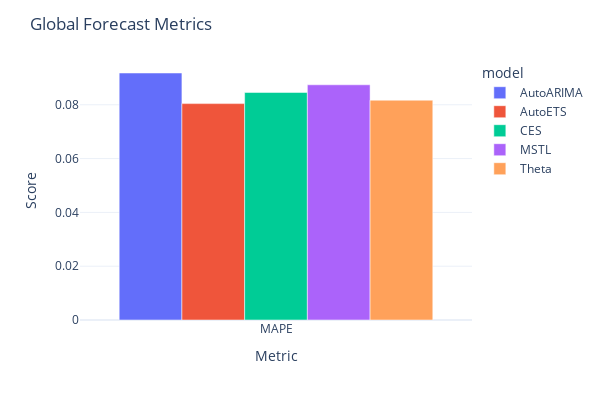

Notebook code for this chart:
### Code cell
list_metrics = ["MAPE"]
plot_global_scores(scores_df=scores_df, list_metrics=list_metrics)

### Figure 1 — Plotly figure (JSON) as saved in the notebook; plotly's stock layout.template omitted (floating-point values rounded to 4 significant figures)
{"data": [{"alignmentgroup": "True", "hovertemplate": "model=AutoARIMA<br>metric_name=%{x}<br>metric_value=%{y}<extra></extra>", "legendgroup": "AutoARIMA", "marker": {"color": "#636efa", "pattern": {"shape": ""}}, "name": "AutoARIMA", "offsetgroup": "AutoARIMA", "orientation": "v", "showlegend": true, "textposition": "auto", "type": "bar", "x": ["MAPE"], "xaxis": "x", "y": [0.09181], "yaxis": "y"}, {"alignmentgroup": "True", "hovertemplate": "model=AutoETS<br>metric_name=%{x}<br>metric_value=%{y}<extra></extra>", "legendgroup": "AutoETS", "marker": {"color": "#EF553B", "pattern": {"shape": ""}}, "name": "AutoETS", "offsetgroup": "AutoETS", "orientation": "v", "showlegend": true, "textposition": "auto", "type": "bar", "x": ["MAPE"], "xaxis": "x", "y": [0.08043], "yaxis": "y"}, {"alignmentgroup": "True", "hovertemplate": "model=CES<br>metric_name=%{x}<br>metric_value=%{y}<extra></extra>", "legendgroup": "CES", "marker": {"color": "#00cc96", "pattern": {"shape": ""}}, "name": "CES", "offsetgroup": "CES", "orientation": "v", "showlegend": true, "textposition": "auto", "type": "bar", "x": ["MAPE"], "xaxis": "x", "y": [0.08459], "yaxis": "y"}, {"alignmentgroup": "True", "hovertemplate": "model=MSTL<br>metric_name=%{x}<br>metric_value=%{y}<extra></extra>", "legendgroup": "MSTL", "marker": {"color": "#ab63fa", "pattern": {"shape": ""}}, "name": "MSTL", "offsetgroup": "MSTL", "orientation": "v", "showlegend": true, "textposition": "auto", "type": "bar", "x": ["MAPE"], "xaxis": "x", "y": [0.08743], "yaxis": "y"}, {"alignmentgroup": "True", "hovertemplate": "model=Theta<br>metric_name=%{x}<br>metric_value=%{y}<extra></extra>", "legendgroup": "Theta", "marker": {"color": "#FFA15A", "pattern": {"shape": ""}}, "name": "Theta", "offsetgroup": "Theta", "orientation": "v", "showlegend": true, "textposition": "auto", "type": "bar", "x": ["MAPE"], "xaxis": "x", "y": [0.08171], "yaxis": "y"}], "layout": {"barmode": "group", "height": 400, "legend": {"title": {"text": "model"}, "tracegroupgap": 0}, "margin": {"t": 60}, "title": {"text": "Global Forecast Metrics"}, "width": 600, "xaxis": {"anchor": "y", "domain": [0, 1], "title": {"text": "Metric"}}, "yaxis": {"anchor": "x", "domain": [0, 1], "title": {"text": "Score"}}}}
